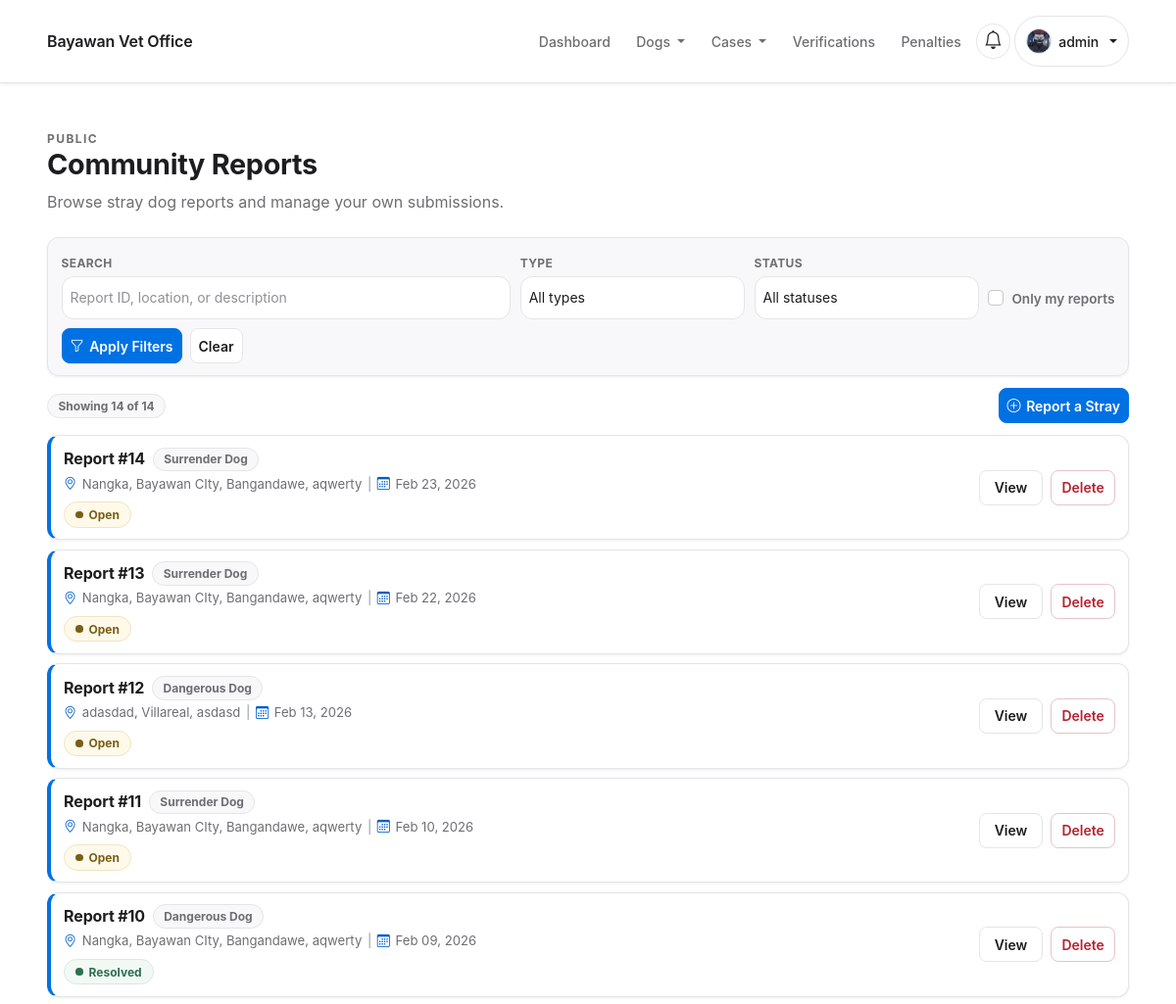
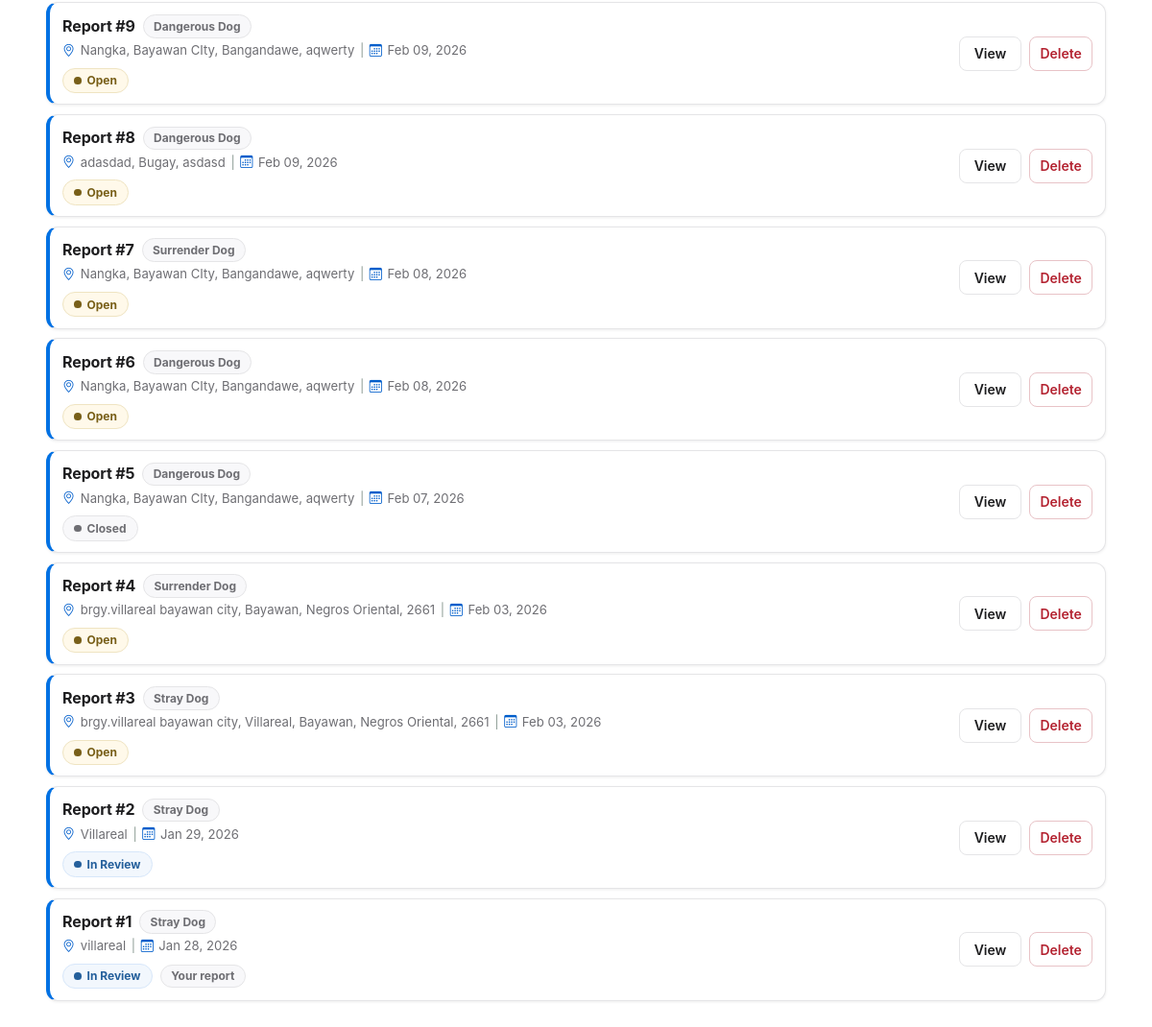
The app's page /reports/ (signed in) with its own data (2 pictures, top to bottom).
### users/models.py (models this page shows, shortened)
class CustomUser(AbstractUser):
    class Roles(models.TextChoices):
        ADMIN = 'ADMIN', 'Admin'
        STAFF = 'STAFF', 'Staff'
        OWNER = 'OWNER', 'Regular User (Owner)'
    email = models.EmailField(unique=True)
    role = models.CharField(max_length=20, choices=Roles.choices, default=Roles.OWNER)
    email_verified = models.BooleanField(default=False)
    is_verified = models.BooleanField(default=False)
    legal_consent = models.BooleanField(default=False)
    legal_consented_at = models.DateTimeField(null=True, blank=True)

class UserProfile(models.Model):
    class Gender(models.TextChoices):
        MALE = 'MALE', 'Male'
        FEMALE = 'FEMALE', 'Female'
    class StatusBadge(models.TextChoices):
        GREEN = 'GREEN', 'Green'
        ORANGE = 'ORANGE', 'Orange'
        RED = 'RED', 'Red'
    user = models.OneToOneField(CustomUser, on_delete=models.CASCADE, related_name='profile')
    offense_count = models.PositiveIntegerField(default=0)
    status_badge = models.CharField(max_length=10, choices=StatusBadge.choices, default=StatusBadge.GREEN)
    full_name = models.CharField(max_length=150, blank=True)
    address = models.CharField(max_length=255, blank=True)
    age = models.PositiveIntegerField(null=True, blank=True)
    birthday = models.DateField(null=True, blank=True)
    gender = models.CharField(max_length=10, choices=Gender.choices, blank=True)
    profile_photo = models.ImageField(upload_to='profile_photos/', blank=True, null=True)

### reports/models.py (models this page shows, shortened)
class Report(TimeStampedModel):
    class ReportType(models.TextChoices):
        STRAY = 'STRAY', 'Stray Dog'
        INJURED = 'INJURED', 'Injured Dog'
        SURRENDER = 'SURRENDER', 'Surrender Dog'
        DANGEROUS = 'DANGEROUS', 'Dangerous Dog'
        BITE_INCIDENT = 'BITE_INCIDENT', 'Bite Incident'
        ABANDONED = 'ABANDONED', 'Abandoned Dog'
        WELFARE = 'WELFARE', 'Welfare Concern'
        OTHER = 'OTHER', 'Other'
    class LocationMethod(models.TextChoices):
        GOOGLE_MAPS = 'GOOGLE_MAPS', 'Google Maps'
        MANUAL_ADDRESS = 'MANUAL_ADDRESS', 'Manual Address'
        BOTH = 'BOTH', 'Google Maps + Manual Address'
    class Status(models.TextChoices):
        OPEN = 'OPEN', 'Open'
        IN_REVIEW = 'IN_REVIEW', 'In Review'
        RESOLVED = 'RESOLVED', 'Resolved'
        CLOSED = 'CLOSED', 'Closed'
    report_type = models.CharField(max_length=20, choices=ReportType.choices)
    reported_by = models.ForeignKey(
        settings.AUTH_USER_MODEL, on_delete=models.SET_NULL, null=True, blank=True, related_name='reports'
    )
    location = models.CharField(max_length=255)
    photo = models.FileField(upload_to='reports/', blank=True)
    status = models.CharField(max_length=20, choices=Status.choices, default=Status.OPEN)
    notes = models.TextField(blank=True)
    contact_name = models.CharField(max_length=120, blank=True)
    contact_phone = models.CharField(max_length=40, blank=True)
    contact_email = models.EmailField(blank=True)
    description = models.TextField(blank=True)
    location_method = models.CharField(
        max_length=20,
        choices=LocationMethod.choices,
        blank=True,
    )
    latitude = models.DecimalField(max_digits=9, decimal_places=6, null=True, blank=True)
    longitude = models.DecimalField(max_digits=9, decimal_places=6, null=True, blank=True)
    maps_url = models.URLField(max_length=500, blank=True)
    address_json = models.JSONField(null=True, blank=True)

### reports/views.py (the view, shortened to what this page needs)
# urls.py: path('reports/', views.public_list, name='reports_public_list'),
def public_list(request):
    reports_qs = Report.objects.all()
    total_reports = reports_qs.count()
    query = (request.GET.get('q') or '').strip()
    status = (request.GET.get('status') or '').strip().upper()
    report_type = (request.GET.get('report_type') or '').strip().upper()
    mine_only = request.GET.get('mine') == '1'
    valid_statuses = {choice[0] for choice in Report.Status.choices}
    if status in valid_statuses:
        reports_qs = reports_qs.filter(status=status)
    else:
        status = ''
    valid_types = {choice[0] for choice in Report.ReportType.choices}
    if report_type in valid_types:
        reports_qs = reports_qs.filter(report_type=report_type)
    else:
        report_type = ''
    if mine_only and request.user.is_authenticated:
        reports_qs = reports_qs.filter(reported_by=request.user)
    elif mine_only and not request.user.is_authenticated:
        mine_only = False
    reports = reports_qs.order_by('-created_at')
    filtered_count = reports.count()
    context = {
        'reports': reports,
        'total_reports': total_reports,
        'filtered_count': filtered_count,
        'status_choices': Report.Status.choices,
        'report_type_choices': Report.ReportType.choices,
        'filters': {
            'q': query,
            'status': status,
            'report_type': report_type,
            'mine': mine_only,
        },
    }
    return render(request, 'reports/public_list.html', context)

### templates/reports/public_list.html (shortened to what this page needs)
{% extends 'base.html' %}
{% load static %}
{% block extra_css %}
  <link rel="stylesheet" href="{% static 'css/reports-public-list.css' %}">
{% endblock %}
{% block content %}
  <section class="section-pad reports-public-page">
    <div class="container reports-public-wrap">
      {% include 'partials/page_header.html' with eyebrow="Public" title="Community Reports" subtitle="Browse stray dog reports and manage your own submissions." %}
      <div class="card-soft reports-filter-card">
        <form method="get" class="reports-filter-form" novalidate>
          <div class="reports-filter-grid">
            <div>
              <label class="form-label mb-1" for="reportSearch">Search</label>
              <input
                class="form-control form-control-sm"
                id="reportSearch"
                name="q"
                type="text"
                placeholder="Report ID, location, or description"
                value="{{ filters.q }}"
              >
            </div>
            <div>
              <label class="form-label mb-1" for="reportTypeFilter">Type</label>
              <select class="form-select form-select-sm" id="reportTypeFilter" name="report_type">
                <option value="">All types</option>
              </select>
            </div>
            <div>
              <label class="form-label mb-1" for="reportStatusFilter">Status</label>
              <select class="form-select form-select-sm" id="reportStatusFilter" name="status">
                <option value="">All statuses</option>
              </select>
            </div>
            {% if request.user.is_authenticated %}
              <div class="reports-filter-mine">
                <div class="form-check">
                  <input
                    class="form-check-input"
                    type="checkbox"
                    value="1"
                    id="mineOnlyFilter"
                    name="mine"
                  >
                  <label class="form-check-label" for="mineOnlyFilter">
                    Only my reports
                  </label>
                </div>
              </div>
            {% endif %}
          </div>
          <div class="reports-filter-actions">
            <button type="submit" class="btn btn-sm btn-primary">
              <i class="bi bi-funnel"></i>
              Apply Filters
            </button>
            <a class="btn btn-sm btn-outline-secondary" href="{% url 'reports_public_list' %}">
              Clear
            </a>
          </div>
        </form>
      </div>
      <div class="reports-public-toolbar">
        <div class="reports-public-summary">
          <span class="badge-soft">Showing {{ filtered_count }} of {{ total_reports }}</span>
        </div>
        <a class="btn btn-primary btn-sm" href="{% url 'reports_public' %}">
          <i class="bi bi-plus-circle"></i>
          Report a Stray
        </a>
      </div>
      <div class="reports-public-list">
        {% for item in reports %}
          <article class="reports-public-item">
            <div class="reports-public-main">
              <div class="reports-public-head">
                <h2 class="reports-public-title mb-0">Report #{{ item.id }}</h2>
                <span class="badge-soft">{{ item.get_report_type_display }}</span>
              </div>
              <p class="reports-public-meta mb-2">
                <i class="bi bi-geo-alt"></i>
                {{ item.location }}
                <span class="reports-public-dot" aria-hidden="true">|</span>
                <i class="bi bi-calendar3"></i>
                {{ item.created_at|date:"M d, Y" }}
              </p>
              <div class="reports-public-status">
                {% if item.status == 'OPEN' %}
                  <span class="status-pill status-pill--warning">{{ item.get_status_display }}</span>
                {% elif item.status == 'IN_REVIEW' %}
                  <span class="status-pill status-pill--info">{{ item.get_status_display }}</span>
                {% elif item.status == 'RESOLVED' %}
                  <span class="status-pill status-pill--success">{{ item.get_status_display }}</span>
                {% else %}
                  <span class="status-pill status-pill--muted">{{ item.get_status_display }}</span>
                {% endif %}
                {% if request.user.is_authenticated and item.reported_by == request.user %}
                  <span class="badge-soft">Your report</span>
                {% endif %}
              </div>
            </div>
            <div class="reports-public-actions">
              <button
                class="btn btn-sm btn-outline-secondary"
                type="button"
                data-bs-toggle="modal"
                data-bs-target="#reportViewModal"
                data-report-id="{{ item.id }}"
                data-report-type="{{ item.get_report_type_display }}"
                data-report-status="{{ item.get_status_display }}"
                data-report-location="{{ item.location }}"
                data-report-submitted="{{ item.created_at|date:'M d, Y' }}"
                data-report-description="{{ item.description|default_if_none:'' }}"
                data-report-maps-url="{{ item.maps_url }}"
                data-report-lat="{{ item.latitude }}"
                data-report-lng="{{ item.longitude }}"
                data-report-photo-url="{% if item.photo %}{{ item.photo.url }}{% endif %}"
                data-report-photo-kind="{% if item.photo %}{% with filename=item.photo.name|lower %}{% if '.mp4' in filename or '.webm' in filename or '.ogg' in filename or '.mov' in filename %}video{% else %}image{% endif %}{% endwith %}{% endif %}"
              >
                View
              </button>
              {% if request.user.is_authenticated %}
                {% if request.user.role == 'ADMIN' or request.user.role == 'STAFF' or item.reported_by == request.user %}
                  <form
                    method="post"
                    action="{% url 'reports_public_delete' item.id %}"
                    class="d-inline"
                    onsubmit="return confirm('Delete this report?');"
                  >
                    <button class="btn btn-sm btn-outline-danger" type="submit">Delete</button>
                  </form>
                {% endif %}
              {% endif %}
            </div>
          </article>
        {% empty %}
          {% include 'partials/empty_state.html' with title="No matching reports." message="Try adjusting filters or clear the search to view all reports." %}
        {% endfor %}
      </div>
    </div>
  </section>
{% endblock %}

### templates/base.html (shortened to what this page needs)
{% load static %}
<!doctype html>
<html lang="en">
  <head>
    <link
      href="https://cdn.jsdelivr.net/npm/bootstrap@5.3.2/dist/css/bootstrap.min.css"
      rel="stylesheet"
    />
    <link
      rel="stylesheet"
      href="https://cdn.jsdelivr.net/npm/bootstrap-icons@1.11.3/font/bootstrap-icons.css"
    />
    <link rel="stylesheet" href="{% static 'css/theme.css' %}" />
    <link rel="stylesheet" href="{% static 'css/components.css' %}" />
    <link rel="stylesheet" href="{% static 'css/layout.css' %}" />
    <link rel="stylesheet" href="{% static 'css/utilities.css' %}" />
    <link rel="stylesheet" href="{% static 'css/app-pages.css' %}" />
    <link rel="stylesheet" href="{% static 'css/app-modules.css' %}" />
    {% block extra_css %}{% endblock %}
  </head>
  <body class="app-shell">
    <nav class="navbar navbar-expand-lg navbar-light bg-white border-bottom sticky-top">
      <div class="container">
        <a class="navbar-brand fw-semibold site-navbar-title" href="{% url 'home' %}">
          Bayawan Vet Office
        </a>
        <div class="collapse navbar-collapse" id="navMain">
          <ul class="navbar-nav ms-auto align-items-lg-center gap-lg-1">
            {% if request.user.is_authenticated %}
              <li class="nav-item">
                {% if request.user.role == 'ADMIN' or request.user.role == 'STAFF' %}
                  <a class="nav-link" href="{% url 'analytics_dashboard' %}">Dashboard</a>
                {% else %}
                  <a class="nav-link" href="{% url 'dashboard' %}">Dashboard</a>
                {% endif %}
              </li>
              {% if request.user.role == 'ADMIN' or request.user.role == 'STAFF' %}
                <li class="nav-item dropdown">
                  <a
                    class="nav-link dropdown-toggle"
                    href="#"
                    id="manageDogDropdown"
                    role="button"
                    data-bs-toggle="dropdown"
                    aria-expanded="false"
                  >
                    Dogs
                  </a>
                </li>
                <li class="nav-item dropdown">
                  <a
                    class="nav-link dropdown-toggle"
                    href="#"
                    id="staffCasesDropdown"
                    role="button"
                    data-bs-toggle="dropdown"
                    aria-expanded="false"
                  >
                    Cases
                  </a>
                </li>
                <li class="nav-item">
                  <a class="nav-link" href="{% url 'admin_user_management' %}">Verifications</a>
                </li>
                <li class="nav-item">
                  <a class="nav-link" href="{% url 'penalties_checklist' %}">Penalties</a>
                </li>
              {% else %}
                <li class="nav-item">
                  <a class="nav-link" href="{% url 'adoption_my_requests' %}">My Requests</a>
                </li>
              {% endif %}
            {% endif %}
            {% if request.user.is_authenticated %}
              <li class="nav-item dropdown">
                <a
                  class="nav-link dropdown-toggle notification-toggle {% if unread_notifications %}has-unread{% endif %}"
                  href="#"
                  id="notificationsDropdown"
                  role="button"
                  data-bs-toggle="dropdown"
                  aria-expanded="false"
                  aria-label="Open notifications"
                >
                  <i class="bi bi-bell"></i>
                </a>
              </li>
              <li class="nav-item dropdown">
                <a
                  class="nav-link dropdown-toggle navbar-profile-toggle"
                  href="#"
                  id="profileDropdown"
                  role="button"
                  data-bs-toggle="dropdown"
                  aria-expanded="false"
                >
                  <span class="navbar-profile-avatar" aria-hidden="true">
                    {% if request.user.profile.profile_photo %}
                      <img
                        src="{{ request.user.profile.profile_photo.url }}"
                        alt=""
                        class="navbar-profile-avatar-img"
                      />
                    {% else %}
                      <span class="navbar-profile-avatar-fallback">{{ request.user.username|first|upper }}</span>
                    {% endif %}
                  </span>
                  <span class="navbar-profile-name">{{ request.user.username }}</span>
                </a>
              </li>
            {% endif %}
          </ul>
        </div>
      </div>
    </nav>
    <main id="main-content" class="main-content">
      {% block content %}{% endblock %}
    </main>
  </body>
</html>

### records on screen
CustomUser: user.profile.profile_photo (picture), user.username "admin"
Report: id "14", report_type "Surrender Dog", location "Nangka, Bayawan CIty, Bangandawe, aqwerty", created_at "Feb 23, 2026", status "Open"
Report: id "13", report_type "Surrender Dog", location "Nangka, Bayawan CIty, Bangandawe, aqwerty", created_at "Feb 22, 2026", status "Open"
Report: id "12", report_type "Dangerous Dog", location "adasdad, Villareal, asdasd", created_at "Feb 13, 2026", status "Open"
Report: id "11", report_type "Surrender Dog", location "Nangka, Bayawan CIty, Bangandawe, aqwerty", created_at "Feb 10, 2026", status "Open"
Report: id "10", report_type "Dangerous Dog", location "Nangka, Bayawan CIty, Bangandawe, aqwerty", created_at "Feb 09, 2026", status "Resolved"
Report: id "9", report_type "Dangerous Dog", location "Nangka, Bayawan CIty, Bangandawe, aqwerty", created_at "Feb 09, 2026", status "Open"
Report: id "8", report_type "Dangerous Dog", location "adasdad, Bugay, asdasd", created_at "Feb 09, 2026", status "Open"
Report: id "7", report_type "Surrender Dog", location "Nangka, Bayawan CIty, Bangandawe, aqwerty", created_at "Feb 08, 2026", status "Open"
Report: id "6", report_type "Dangerous Dog", location "Nangka, Bayawan CIty, Bangandawe, aqwerty", created_at "Feb 08, 2026", status "Open"
Report: id "5", report_type "Dangerous Dog", location "Nangka, Bayawan CIty, Bangandawe, aqwerty", created_at "Feb 07, 2026", status "Closed"
Report: id "4", report_type "Surrender Dog", location "brgy.villareal bayawan city, Bayawan, Negros Oriental, 2661", created_at "Feb 03, 2026", status "Open"
Report: id "3", report_type "Stray Dog", location "brgy.villareal bayawan city, Villareal, Bayawan, Negros Oriental, 2661", created_at "Feb 03, 2026", status "Open"
Report: id "2", report_type "Stray Dog", location "Villareal", created_at "Jan 29, 2026", status "In Review"
Report: id "1", report_type "Stray Dog", location "villareal", created_at "Jan 28, 2026", status "In Review", shows "Your report"

### other values on screen
{{ eyebrow }} "PUBLIC"
{{ title }} "Community Reports"
{{ subtitle }} "Browse stray dog reports and manage your own submissions."
{{ filtered_count }} "14"
{{ total_reports }} "14"
